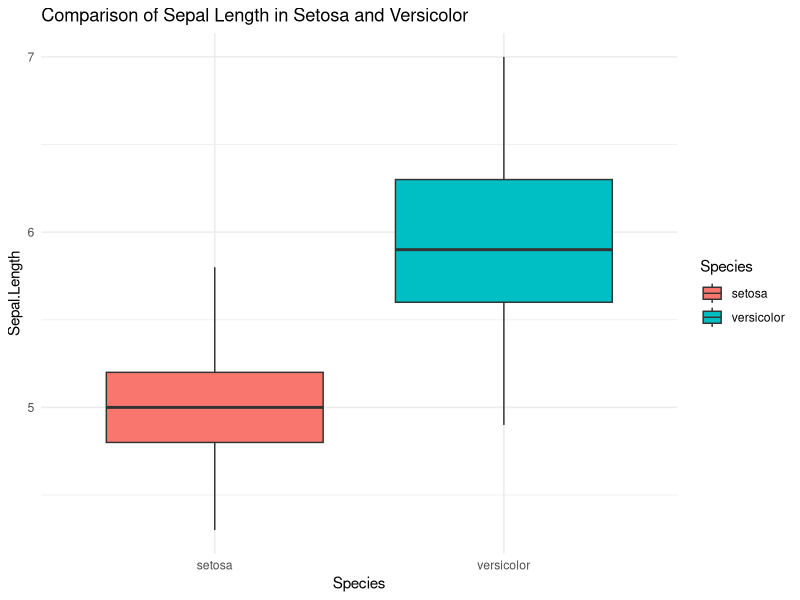

R code for this plot:

# Step 1: Load Required Libraries

if (!require(car)) install.packages("car", dependencies = TRUE)
if (!require(dplyr)) install.packages("dplyr", dependencies = TRUE)
if (!require(ggplot2)) install.packages("ggplot2", dependencies = TRUE)

library(car)
library(dplyr)
library(ggplot2)


# Step 2: Load the Iris Dataset

data("iris")

# Display dataset structure
print(str(iris))
print(head(iris))


# Step 3: Filter Data (Setosa vs. Versicolor)

iris_filtered <- iris %>% filter(Species %in% c("setosa", "versicolor"))

# Convert Species to Factor
iris_filtered$Species <- as.factor(iris_filtered$Species)

# Separate Sepal.Length for Setosa and Versicolor
setosa_sepal <- iris_filtered$Sepal.Length[iris_filtered$Species == "setosa"]
versicolor_sepal <- iris_filtered$Sepal.Length[iris_filtered$Species == "versicolor"]


# Step 4: Check Normality (Shapiro-Wilk Test)

shapiro_test_setosa <- shapiro.test(setosa_sepal)
shapiro_test_versicolor <- shapiro.test(versicolor_sepal)

print(shapiro_test_setosa)
print(shapiro_test_versicolor)


# Step 5: Check Variance Equality (Levene’s Test)

levene_test <- leveneTest(Sepal.Length ~ Species, data = iris_filtered)
print(levene_test)


# Step 6: Perform Independent t-Test

t_test_result <- t.test(setosa_sepal, versicolor_sepal, var.equal = FALSE)

# Print the t-test result
print(t_test_result)


# Step 7: Interpretation

if (t_test_result$p.value < 0.05) {
  cat("\nResult: Significant difference in Sepal Length between Setosa and Versicolor.\n")
} else {
  cat("\nResult: No significant difference in Sepal Length between Setosa and Versicolor.\n")
}


# Step 8: Visualizing the Data

ggplot(iris_filtered, aes(x = Species, y = Sepal.Length, fill = Species)) +
  geom_boxplot() +
  theme_minimal() +
  ggtitle("Comparison of Sepal Length in Setosa and Versicolor")
